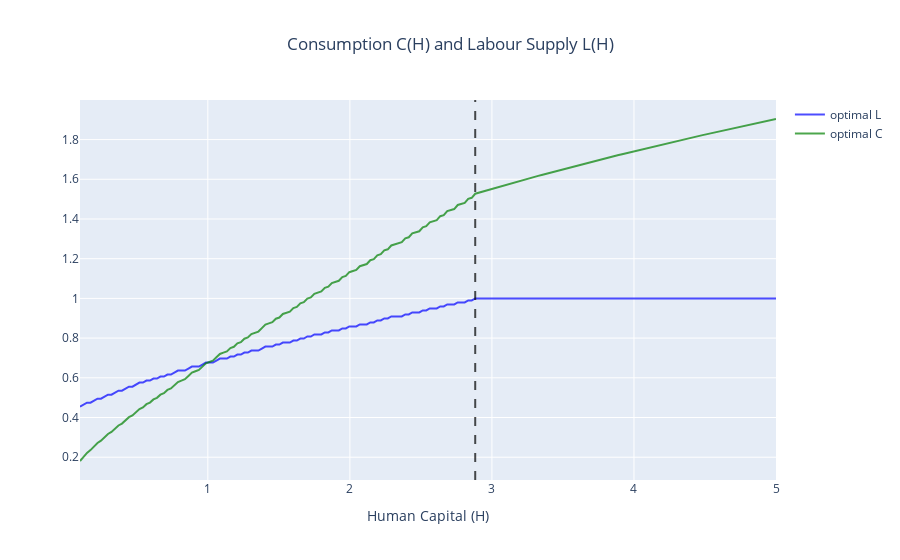

This figure's notebook cell:
### Markdown cell above
## 2.3 Consumption C(H) and Labour Supply L(H)

### Code cell
policy_max = np.where(optimal_policy==1)[0][0]
no_more_learning_point = H_values[policy_max]

optimal_consumption = consumption(H_values,optimal_policy)

fig = go.Figure()

fig.add_trace(go.Scatter(
    x=H_values,
    y=optimal_policy,
    mode = "lines",
    name='optimal L',
    line=dict(color='blue'),
    opacity=0.7
))
fig.add_trace(go.Scatter(
    x=H_values,
    y=optimal_consumption,
    name="optimal C",
    line=dict(color='green'),
    opacity=0.7
))
fig.update_layout(
    title = {
        "text":"Consumption C(H) and Labour Supply L(H)",
        "x": 0.5,
        "xanchor": "center"
    },
    xaxis_title='Human Capital (H)',
    showlegend=True
)

fig.add_vline(x=no_more_learning_point,
              line=dict(color='black', dash='dash'),
              opacity=0.7
)
fig.show()

### Figure 1 — Plotly figure (JSON) as saved in the notebook; plotly's stock layout.template omitted (floating-point values rounded to 4 significant figures; data arrays with more than 128 entries replaced by an {"elided": "..."} marker saying what was removed)
{"data": [{"line": {"color": "blue"}, "mode": "lines", "name": "optimal L", "opacity": 0.7, "type": "scatter", "x": {"elided": "200 float values"}, "y": {"elided": "200 float values"}}, {"line": {"color": "green"}, "name": "optimal C", "opacity": 0.7, "type": "scatter", "x": {"elided": "200 float values"}, "y": {"elided": "200 float values"}}], "layout": {"shapes": [{"line": {"color": "black", "dash": "dash"}, "opacity": 0.7, "type": "line", "x0": 2.882, "x1": 2.882, "xref": "x", "y0": 0, "y1": 1, "yref": "y domain"}], "showlegend": true, "title": {"text": "Consumption C(H) and Labour Supply L(H)", "x": 0.5, "xanchor": "center"}, "xaxis": {"title": {"text": "Human Capital (H)"}}}}
